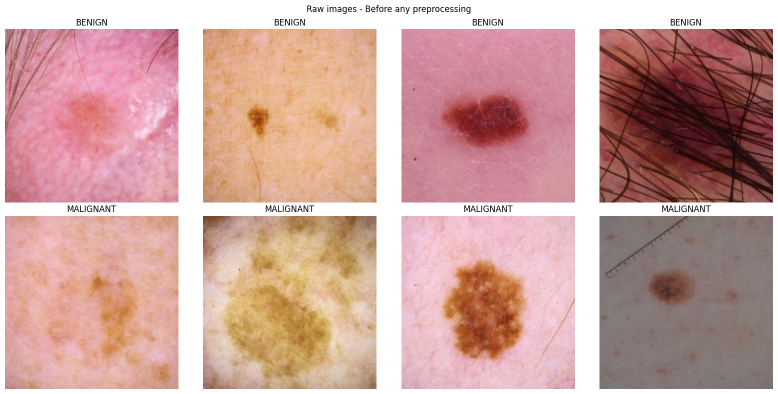
#> input picture assets/raw_samples.png, 1555 x 788 px (shown at 1/2 size)
$ python -i load_and_preprocess.py   (imports and definitions only)
#> lines starting #> are read from the running program, lines starting #| are printed output that depends on the picture; after the words box and inside, x2 and y2 are one past the last pixel; in counts of white or black regions, pixels touching at a corner belong together
import cv2
import numpy as np
import os


def remove_hair(img):
  """DullRazor hair removal using black-hat morphology."""

  gray = cv2.cvtColor(img, cv2.COLOR_RGB2GRAY)
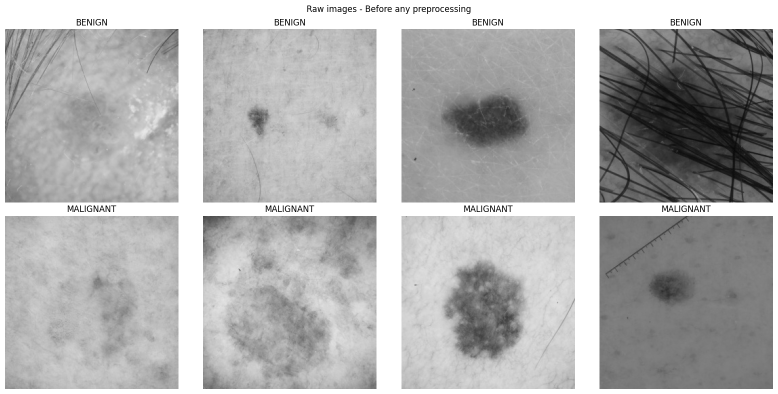
#> gray: shape (788, 1555) (shown at 1/2 size); min 0, max 255, mean 176.5
  kernel = cv2.getStructuringElement(cv2.MORPH_RECT, (5, 5))
  blackhat = cv2.morphologyEx(gray, cv2.MORPH_BLACKHAT, kernel)
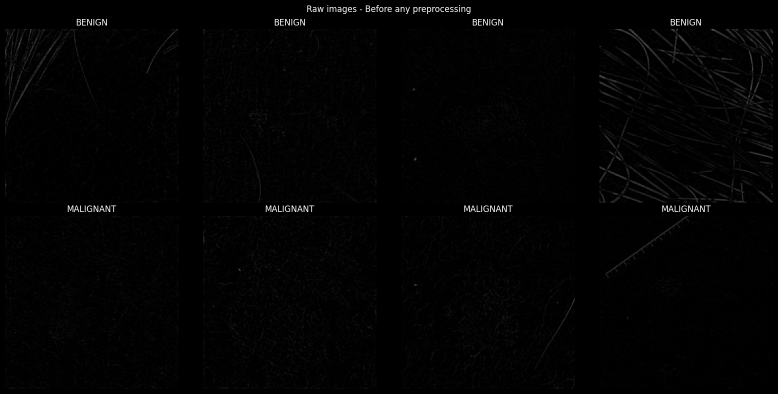
#> blackhat: shape (788, 1555) (shown at 1/2 size); min 0, max 255, mean 2.8

  _, hair_mask = cv2.threshold(blackhat, 15, 255, cv2.THRESH_BINARY)
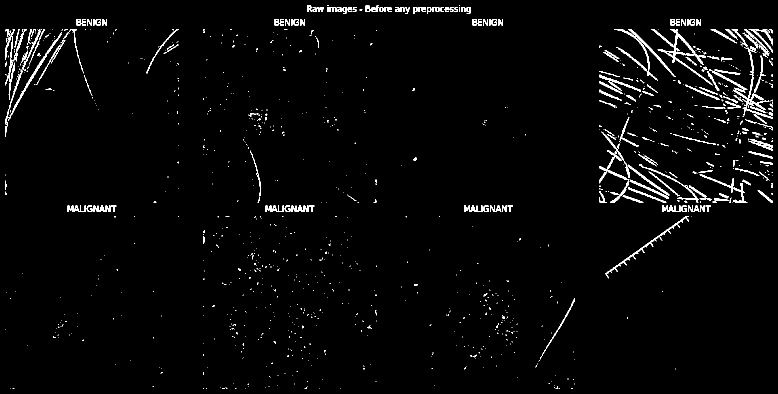
#> hair_mask: shape (788, 1555) (shown at 1/2 size); 2.5% white; 1166 white regions (944 under 20 px), largest, box (x1, y1, x2, y2) and area: (1466, 93, 1546, 238) 1275, (1315, 58, 1425, 171) 1269, (1228, 58, 1352, 162) 1010

  cleaned = cv2.inpaint(img, hair_mask,
                        inpaintRadius=2,
                        flags=cv2.INPAINT_TELEA)

  return cleaned


def remove_artifacts(img):
  """Inpaints blue/purple surgical marker ink."""

  hsv = cv2.cvtColor(img, cv2.COLOR_RGB2HSV)
#> hsv: shape (788, 1555, 3); mean H, S, V 58.6, 69.8, 207.5

  # Blue purple marker ink range in CSV
  lower_blue = np.array([90, 40, 40])
  upper_blue = np.array([150, 255, 255])
  artifact_mask = cv2.inRange(hsv, lower_blue, upper_blue)
#> artifact_mask: shape (788, 1555); every value is 0

  kernel = cv2.getStructuringElement(cv2.MORPH_ELLIPSE, (7, 7))
  artifact_mask = cv2.dilate(artifact_mask, kernel, iterations=2)

  if artifact_mask.sum() > 100:
        return cv2.inpaint(img, artifact_mask, inpaintRadius=7, flags=cv2.INPAINT_TELEA)

  return img


def color_constancy(img, power=6):
  """Illumination normalization (Minkowski p-norm)."""
#> called with power = 6

  img_float = img.astype(np.float32)

  norm_per_channel = np.power(
      np.mean(np.power(img_float, power), axis=(0, 1)),
      1.0/power
  )
#> norm_per_channel = [225.2, 204.8, 204.2]

  overall_norm = np.power(
     np.mean((np.power(norm_per_channel, 2))),
     1.0/2
  )
#> overall_norm = 211.6

  img_constancy = img_float * (overall_norm/(norm_per_channel+ 1e-6))
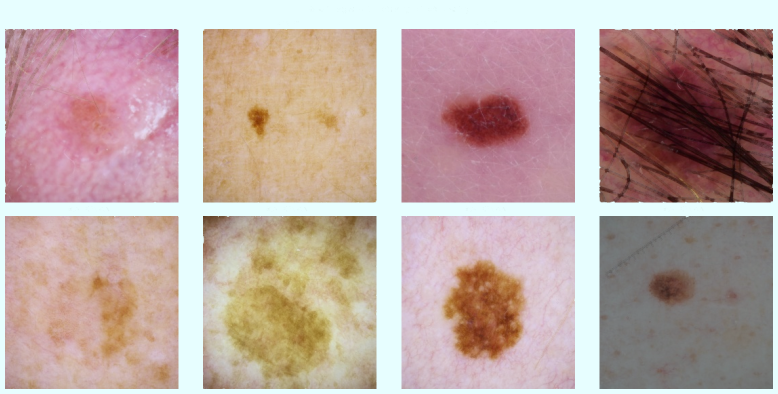
#> img_constancy: shape (788, 1555, 3) float32 (shown at 1/2 size); mean R, G, B 195.3, 171.7, 167; drawn with min black and max white
  img_constancy = np.clip(img_constancy, 0, 255).astype(np.uint8)

  return img_constancy


def full_preprocess(img):
    """Executes the complete inference pipeline."""
    img = remove_hair(img)
    img = remove_artifacts(img)
    img = color_constancy(img)

    return img

def load_and_preprocess(img_name, img_dir, img_size=256):
   """Load one image from disk, preprocess, resize, normalize."""

   path = os.path.join(img_dir, img_name + '.jpg')
   img = cv2.imread(path)
   img = cv2.cvtColor(img, cv2.COLOR_BGR2RGB)
   img = full_preprocess(img)
   img = cv2.resize(img, (img_size, img_size))

   return img

>>> import cv2
>>> picture = cv2.cvtColor(cv2.imread('../assets/raw_samples.png'), cv2.COLOR_BGR2RGB)
>>> result = full_preprocess(picture)

$ run again, on assets/color_constancy.png
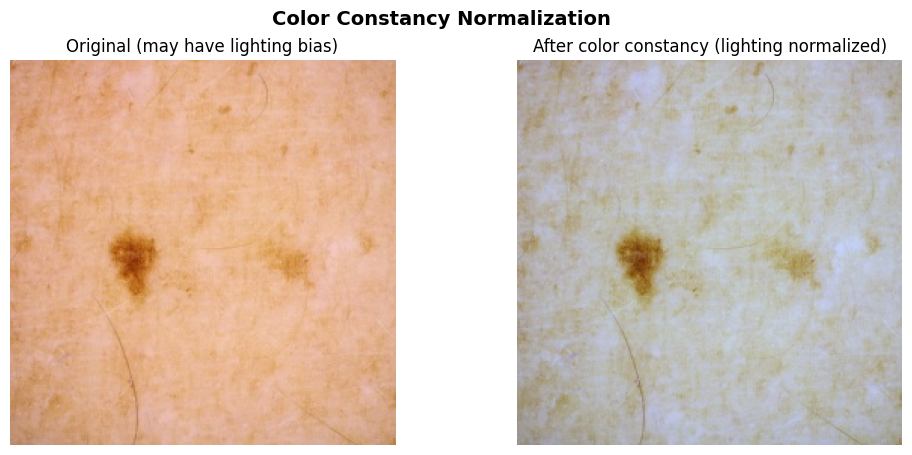
#> input picture assets/color_constancy.png, 912 x 455 px
#> in remove_hair, `_, hair_mask = cv2.threshold(blackhat, 15, 255, cv2.THRESH_BINARY)`:
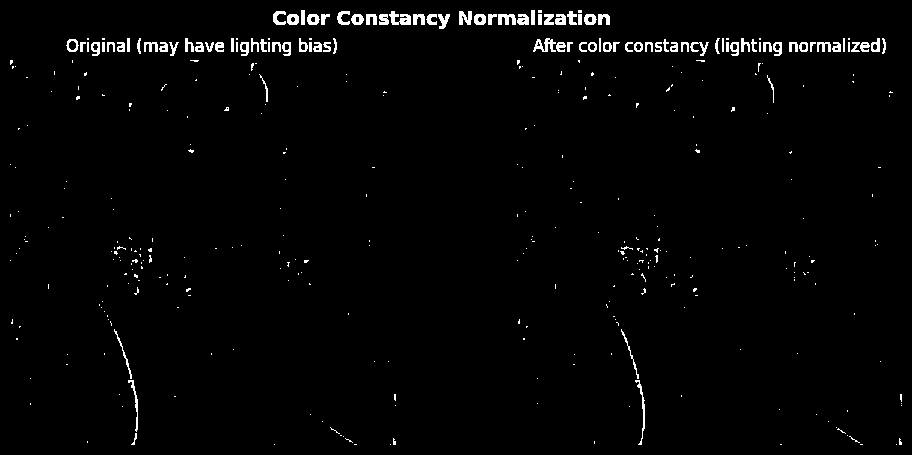
#> hair_mask: shape (455, 912); 1.9% white; 400 white regions (302 under 20 px), largest, box (x1, y1, x2, y2) and area: (389, 11, 411, 25) 187, (533, 38, 556, 52) 169, (498, 14, 516, 25) 145
#> hsv: shape (455, 912, 3); mean H, S, V 26.8, 42.7, 220.9
#> in remove_artifacts, `return cv2.inpaint(img, artifact_mask, inpaintRadius=7, flags=cv2.INPA..`:
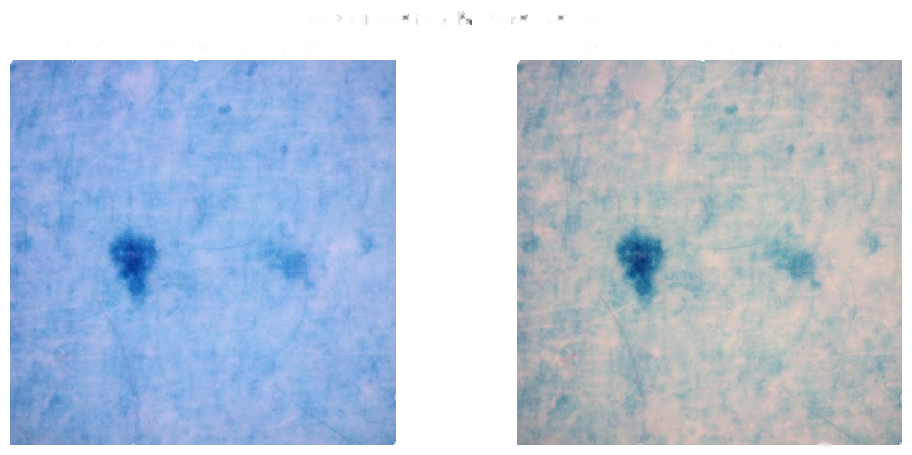
#> returned value: shape (455, 912, 3); mean of channels 0, 1, 2 219.4, 200.3, 185.8; drawn as B, G, R
#> norm_per_channel = [228.4, 216.6, 213.7]
#> overall_norm = 219.6
